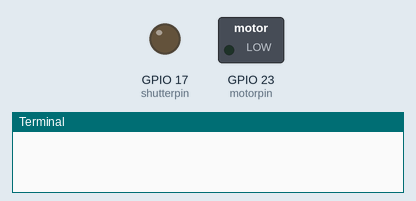
The program below on a simulated Raspberry Pi (BCM pin numbers). Parts: switched loads named in the program (green lamp = pin HIGH), output pins drawn as LEDs (lit = HIGH), the last lines printed to the terminal. At 14.0 s the program stops and its outputs stay as they are.

Above: at 0.3 s.
At 2.85 s:
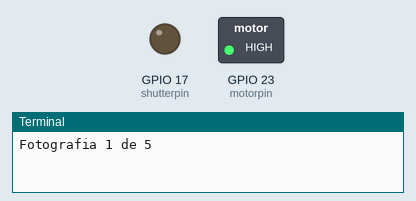
At 4.4 s:
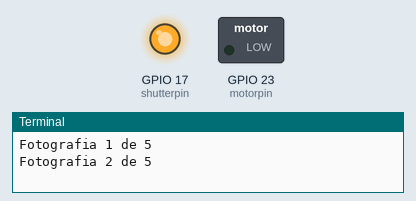
Timing chart, 0 to 6.4 s (numbered marks = the images above):
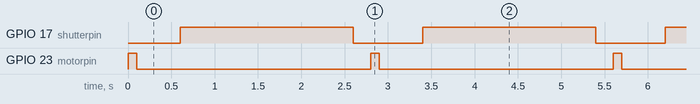

The program:

lap.py
```python
import wiringpi
from time import sleep

shutterpin = 17
motorpin = 23

framecount=5
pulse_length=0.1
settling_time=0.5
shutter_length=2
interval_delay=0.2

gpio = wiringpi.GPIO(wiringpi.GPIO.WPI_MODE_GPIO)
gpio.pinMode(shutterpin,gpio.OUTPUT)
gpio.pinMode(motorpin,gpio.OUTPUT)
wiringpi.pinMode(shutterpin,1)
wiringpi.pinMode(motorpin,1)

for i in range(0,framecount):
    gpio.digitalWrite(motorpin,gpio.HIGH)
    sleep(pulse_length)
    gpio.digitalWrite(motorpin,gpio.LOW)
    sleep(settling_time)

    print "Fotografia" , str (i+1) + " de " + str (framecount)

    gpio.digitalWrite(shutterpin,gpio.HIGH)
    sleep(shutter_length)
    gpio.digitalWrite(shutterpin,gpio.LOW)
    sleep(interval_delay)
```

Measured:
- by itself, GPIO 17 (shutterpin): alternates HIGH for 2.0 s and LOW for 0.80 s
- by itself, GPIO 23 (motorpin): alternates HIGH for 0.10 s and LOW for 2.7 s
- by itself, everything shown: repeats every 2.8 s, in 4 steps
